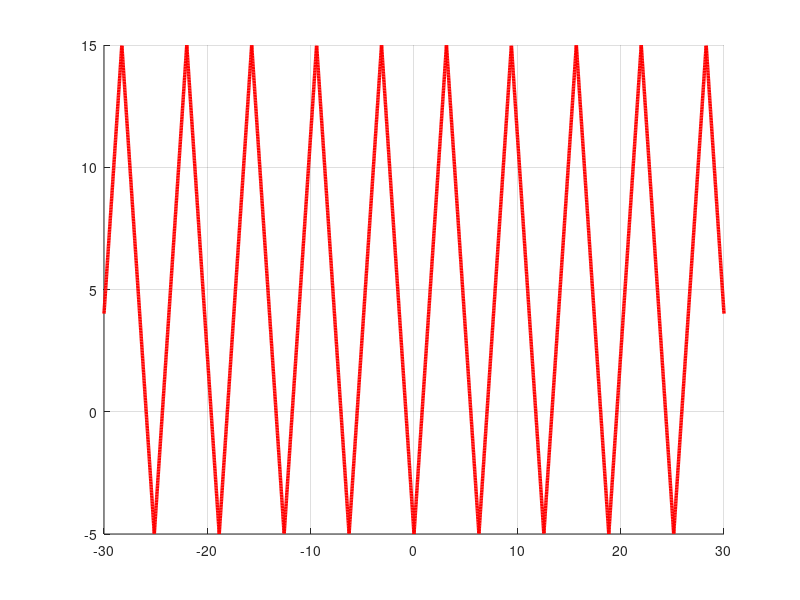
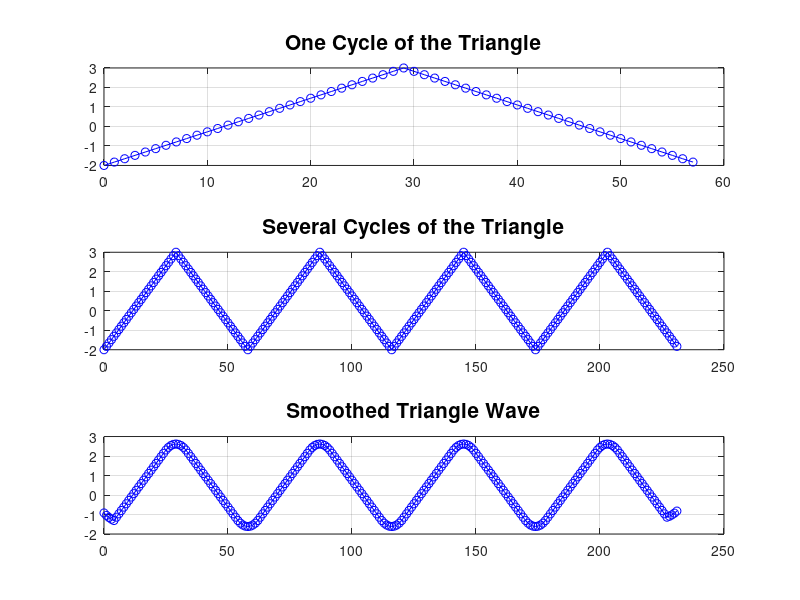

These figures' MATLAB source, in order:
% Creates triangle waves two ways, one using repmat() and 
% one using sawtooth() from the Signal Processing Toolbox.
format longg;
format compact;
clc;	% Clear command window.
workspace;	% Make sure the workspace panel is showing.
fontSize = 15;
close all;   % Close figures from a prior run of this demo.

% If you have the signal Processing Toolbox, you can do
figure;
x=-30 : 0.01 : 30;
f=@(x) 10 * sawtooth(x ,0.5) + 5;
line(x,f(x),'color','r', 'linewidth',2.5)

grid on;
% Enlarge figure to full screen.
set(gcf, 'units','normalized','outerposition',[0 0 1 1]);
% Give a name to the title bar.
set(gcf,'name','Demo by ImageAnalyst','numbertitle','off') 

% If you don't have the Signal Processing Toolbox, you can try this:

% Define some parameters that define the triangle wave.
elementsPerHalfPeriod = 30; % Number of elements in each rising or falling section.
amplitude = 5; % Peak-to-peak amplitude.
verticalOffset = -2; % Also acts as a phase shift.
numberOfPeriods = 4; % How many replicates of the triangle you want.

% Construct one cycle, up and down.
risingSignal = linspace(0, amplitude, elementsPerHalfPeriod);
fallingSignal = linspace(amplitude, 0, elementsPerHalfPeriod);
% Combine rising and falling sections into one single triangle.
oneCycle = [risingSignal, fallingSignal(2:end-1)] + verticalOffset;
x = 0 : length(oneCycle)-1;

% Now plot the triangle.
figure;
subplot(3, 1,  1);
plot(x, oneCycle, 'bo-');
grid on;
title('One Cycle of the Triangle', 'FontSize', fontSize);
% Enlarge figure to full screen.
set(gcf, 'units','normalized','outerposition',[0 0 1 1]);
% Give a name to the title bar.
set(gcf,'name','Demo by ImageAnalyst','numbertitle','off') 

% Now replicate this cycle several (numberOfPeriods) times.
triangleWaveform = repmat(oneCycle, [1 numberOfPeriods]);
x = 0 : length(triangleWaveform)-1;

% Now plot the triangle wave.
subplot(3, 1,  2);
plot(x, triangleWaveform, 'bo-');
grid on;
title('Several Cycles of the Triangle', 'FontSize', fontSize);

% Now blur it to smooth it out:
windowWidth = 9;
smoothTriangleWave = conv(triangleWaveform, ones(1,windowWidth)/windowWidth, 'same');
subplot(3, 1,  3);
plot(x, smoothTriangleWave, 'bo-');
grid on;
title('Smoothed Triangle Wave', 'FontSize', fontSize);
